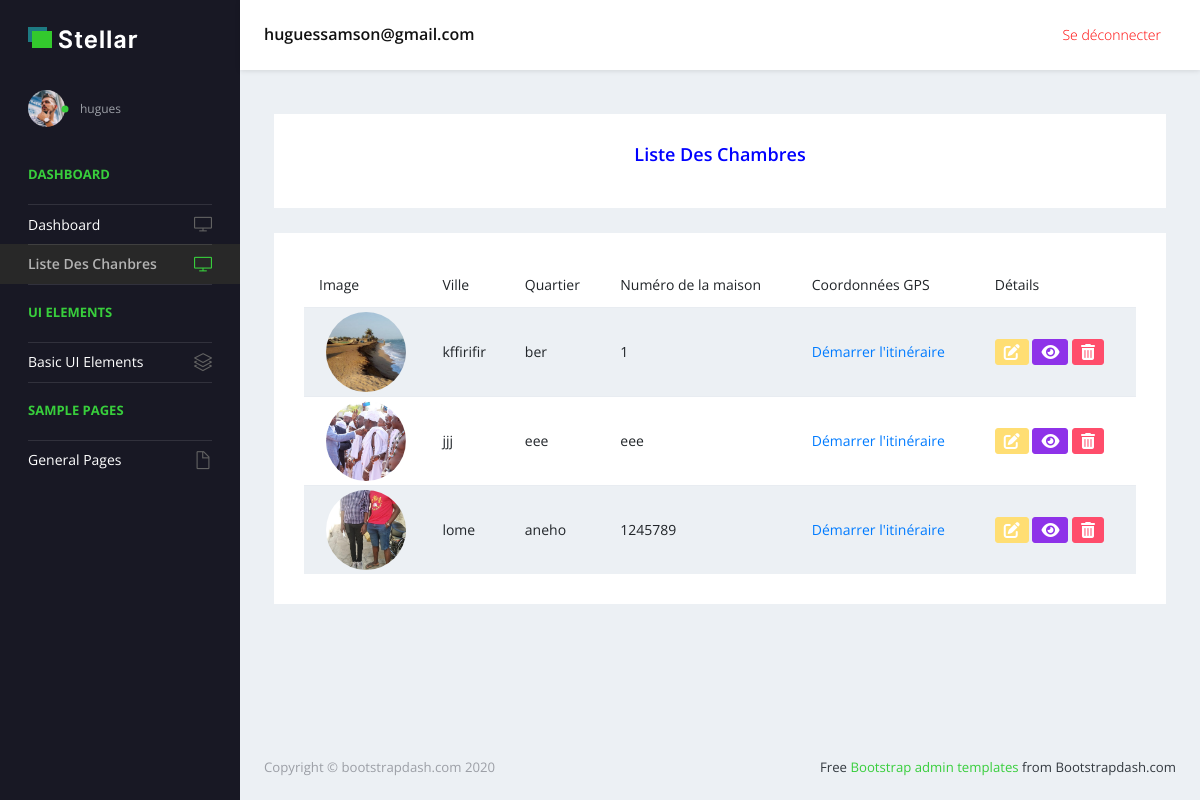
/IFadmin/affichage (signed in), run on the app's committed database.
### formation/models.py (models this page shows, shortened)
class Ville(models.Model):
    nomV = models.CharField(max_length=255)
    nomQ = models.CharField(max_length=255)
    numM = models.TextField(max_length=255)
    descriptionV = models.TextField()
    imageQ = models.ImageField(_("imageQuantier"), upload_to='images/quantier/')
    imageM = models.ImageField(_("imageMaison"), upload_to='images/maisons/')
    imageCH = models.ImageField(_("imagechambre"), upload_to='images/chambres/')
    user = models.ForeignKey(User, on_delete=models.CASCADE)
    date_creation = models.DateTimeField(auto_now_add=True)
    latitude = models.FloatField(null=True, blank=True)  # Ajout du champ latitude
    longitude = models.FloatField(null=True, blank=True)

### formation/views.py (the view)
# urls.py: path('affichage', views.affichage.as_view(), name='affichage'),
class affichage(ListView):
    model = Ville
    template_name = 'liste.html'
    def get_queryset(self):
        return Ville.objects.filter(user=self.request.user)

### Templates/liste.html (shortened to what this page needs)
{% extends "index.html" %}
{% block content %}
<div class="col-12 grid-margin stretch-card">
    <div class="card">
        <div class="card-body text-center">
            <h1 class="card-title" style="color: blue;">Liste Des Chambres</h1>
        </div>
    </div>
</div>
<div class="col-lg-12 grid-margin stretch-card">
    <div class="card">
        <div class="card-body">
            <table class="table table-striped">
                <thead>
                    <tr>
                        <th>Image</th>
                        <th>Ville</th>
                        <th>Quartier</th>
                        <th>Numéro de la maison</th>
                        <th>Coordonnées GPS</th>
                        <th>Détails</th>
                    </tr>
                </thead>
                <tbody>
                    {% for ville in object_list %}
                    <tr>
                        <td class="py-1">
                            {% if ville.imageCH %}
                            <img src="{{ ville.imageCH.url }}" alt="Image du quartier {{ ville.nomV }}" class="uniform-image" style="width: 80px; height: 80px;object-fit: cover; display: block;margin: auto;">
                            {% else %}
                            <p>Aucune image disponible</p>
                            {% endif %}
                        </td>
                        <td>{{ ville.nomV }}</td>
                        <td>{{ ville.nomQ }}</td>
                        <td>{{ ville.numM }}</td>
                        <td>
                        <a href="https://www.google.com/maps/dir/?api=1&origin=My%20Location&destination={{ ville.latitude }},{{ ville.longitude }}" target="_blank">
                          Démarrer l'itinéraire
                      </a>
                      </td>
                        <td>
                            <a href="{% url 'ville_modifier' ville.id %}" class="btn btn-warning" style="padding: 0.25rem 0.5rem; font-size: 0.875rem;">
                                <i class="fas fa-edit"></i>
                            </a>
                            <a href="{% url 'ville_detail' ville.id %}" class="btn btn-info" style="padding: 0.25rem 0.5rem; font-size: 0.875rem;">
                                <i class="fas fa-eye"></i>
                            </a>
                            <form action="{% url 'ville_supprimer' ville.id %}" method="post" style="display:inline;">
                                <button type="submit" class="btn btn-danger" style="padding: 0.25rem 0.5rem; font-size: 0.875rem;" onclick="return confirm('Voulez-vous vraiment supprimer cet élément ?');">
                                    <i class="fas fa-trash-alt"></i>
                                </button>
                            </form>
                        </td>
                    </tr>
                    {% empty %}
                        <tr>
                            <td colspan="6">Aucune chambre disponible.</td>
                        </tr>
                    {% endfor %}
                </tbody>
            </table>
        </div>
    </div>
</div>
{% endblock %}

### Templates/index.html (shortened to what this page needs)
{% load static %}
<!DOCTYPE html>
<html lang="en">
  <head>
    <link rel="stylesheet" href="{% static '/vendors/simple-line-icons/css/simple-line-icons.css' %}">
    <link rel="stylesheet" href="{% static 'vendors/flag-icon-css/css/flag-icon.min.css' %}">
    <link rel="stylesheet" href="{% static 'vendors/css/vendor.bundle.base.css' %}">
    <link rel="stylesheet" href="{% static 'css/style.css' %}">
    <link rel="stylesheet" href="https://cdnjs.cloudflare.com/ajax/libs/font-awesome/6.0.0-beta3/css/all.min.css">
  </head>
  <body>
    {% block body %}
    <div class="container-scroller">
      {% include 'baseH.html' %}
      <div class="container-fluid page-body-wrapper">
        {% include 'coteD.html'%}
        <div class="main-panel">
          <div class="content-wrapper">
            {% block content %}
            {% endblock %}
          </div>
          <footer class="footer">
            <div class="d-sm-flex justify-content-center justify-content-sm-between">
              <span class="text-muted d-block text-center text-sm-left d-sm-inline-block">Copyright © bootstrapdash.com 2020</span>
              <span class="float-none float-sm-right d-block mt-1 mt-sm-0 text-center"> Free <a href="https://www.bootstrapdash.com/bootstrap-admin-template/" target="_blank">Bootstrap admin templates</a> from Bootstrapdash.com</span>
            </div>
          </footer>
        </div>
      </div>
    </div>
    {% endblock %}
  </body>
</html>

### Templates/baseH.html (shortened to what this page needs)
{% load static %}
<nav class="navbar default-layout-navbar col-lg-12 col-12 p-0 fixed-top d-flex flex-row">
    <div class="navbar-brand-wrapper d-flex align-items-center">
      <a class="navbar-brand brand-logo" href="../../index.html">
        <img src="{% static 'images/logo.svg' %}" alt="logo" class="logo-dark" />
      </a>
    </div>
    <div class="navbar-menu-wrapper d-flex align-items-center flex-grow-1">
      {% block content %}
      <div style="text-align: center;">
        <h5 class="mb-0 font-weight-medium">{{ user.email }}</h5>
      </div>
      {% endblock %}
       <ul class="navbar-nav navbar-nav-right ml-auto">
        <li class="nav-item dropdown d-none d-xl-inline-flex user-dropdown">
        <a class="nav-link" href="{% url 'account_logout' %}" style="color: red;">Se déconnecter</a>
        </li>
      </ul>
    </div>
  </nav>

### Templates/coteD.html (shortened to what this page needs)
{% load static %}
<nav class="sidebar sidebar-offcanvas" id="sidebar">
    <ul class="nav">
        <li class="nav-item nav-profile">
            <a href="#" class="nav-link">
                <div class="profile-image">
                    <img class="img-xs rounded-circle" src="{% static 'images/faces/face8.jpg' %}" alt="profile image">
                    <div class="dot-indicator bg-success"></div>
                </div>
                <div class="text-wrapper">
                    <p class="designation">{{ user }}</p>
                </div>
            </a>
        </li>
        <li class="nav-item nav-category">
            <span class="nav-link">Dashboard</span>
        </li>
        <li class="nav-item">
            <a class="nav-link" href="{% url 'ville' %}">
                <span class="menu-title">Dashboard</span>
                <i class="icon-screen-desktop menu-icon"></i>
            </a>
        </li>
        <li class="nav-item">
            <a class="nav-link" href="{% url 'affichage' %}">
                <span class="menu-title">Liste Des Chanbres </span>
                <i class="icon-screen-desktop menu-icon"></i>
            </a>
        </li>
        <li class="nav-item nav-category">
            <span class="nav-link">UI Elements</span>
        </li>
        <li class="nav-item">
            <a class="nav-link" data-toggle="collapse" href="#ui-basic" aria-expanded="false" aria-controls="ui-basic">
                <span class="menu-title">Basic UI Elements</span>
                <i class="icon-layers menu-icon"></i>
            </a>
        </li>
        <li class="nav-item nav-category">
            <span class="nav-link">Sample Pages</span>
        </li>
        <li class="nav-item">
            <a class="nav-link" data-toggle="collapse" href="#auth" aria-expanded="false" aria-controls="auth">
                <span class="menu-title">General Pages</span>
                <i class="icon-doc menu-icon"></i>
            </a>
        </li>
    </ul>
</nav>

### Templates/liste.html (style rules this page uses)
.uniform-image { width: 500px; height: 500px; object-fit: cover; display: block; margin: auto; }

### data on the page
Ville: imageCH (picture), nomV "kffirifir", nomQ "ber", numM "1"
Ville: imageCH (picture), nomV "jjj", nomQ "eee", numM "eee"
Ville: imageCH (picture), nomV "lome", nomQ "aneho", numM "1245789"

### other printed values
{{ user.email }} "huguessamson@gmail.com"
{{ user }} "hugues"
